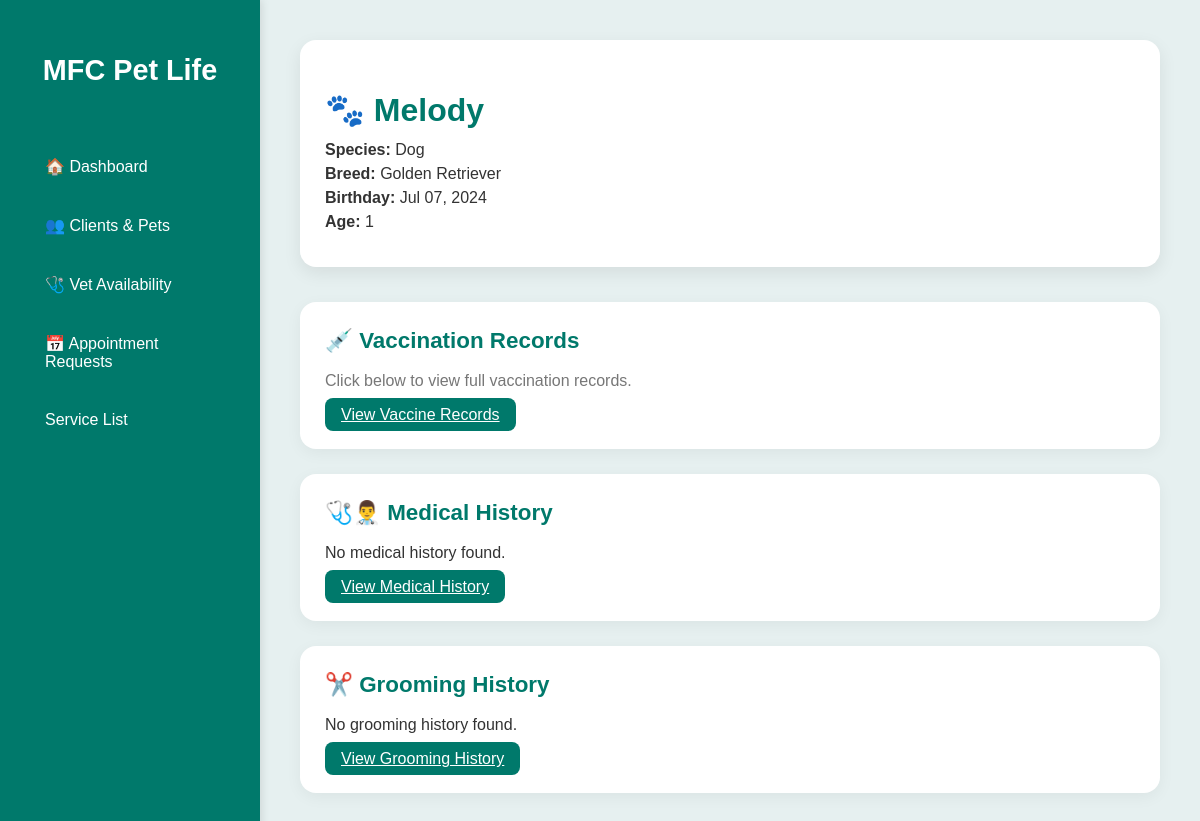
The app's page /pets/1/, older data.
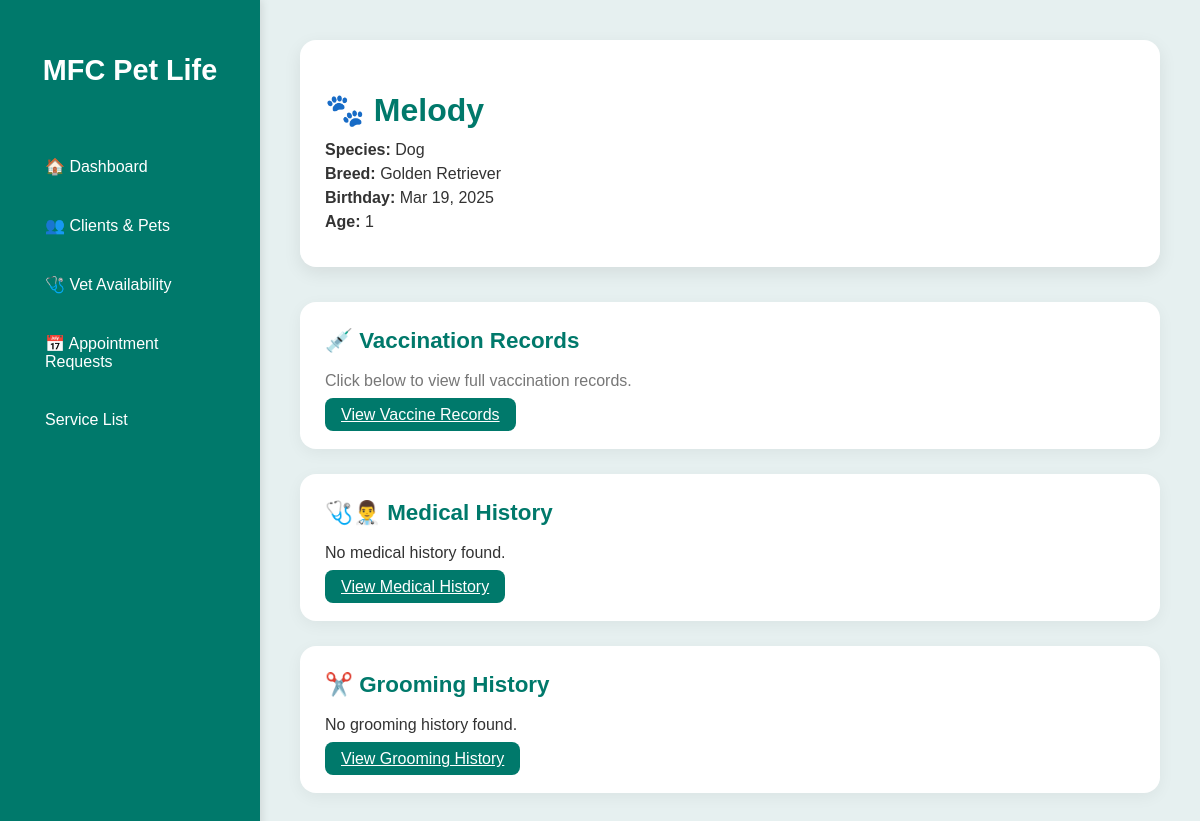
The same page, newer data.
### main/models.py (models this page shows, shortened)
class Pet(models.Model):
    owner = models.ForeignKey(User, on_delete=models.CASCADE)
    name = models.CharField(max_length=100)
    species = models.CharField(max_length=50)
    breed = models.CharField(max_length=100, blank=True, null=True)
    gender = models.CharField(max_length=10)
    color = models.CharField(max_length=50, blank=True, null=True)
    birthday = models.DateField(blank=True, null=True)
    age = models.PositiveIntegerField(default=0)
    weight = models.DecimalField(max_digits=5, decimal_places=2, blank=True, null=True)
    image = models.ImageField(upload_to='pets/', blank=True, null=True)
    is_active = models.BooleanField(default=True)  # Soft-delete flag
    def calculate_age(self):
        if self.birthday:
            today = date.today()
            years = today.year - self.birthday.year
            if (today.month, today.day) < (self.birthday.month, self.birthday.day):
                years -= 1
            return years
        return self.age

### main/views.py (the view, shortened to what this page needs)
# urls.py: path('pets/<int:pet_id>/', views.pet_detail_admin, name='pet_detail_admin'),
def pet_detail_admin(request, pet_id):
    pet = get_object_or_404(Pet, id=pet_id)
    vaccinations = pet.vaccine_records.all()  # matches related_name in Vaccine
    appointments = pet.appointments.all()     # matches related_name in Appointment
    return render(request, 'admin/pet_detail_admin.html', {
        'pet': pet,
        'vaccinations': vaccinations,
        'appointments': appointments
    })

### main/templates/admin/pet_detail_admin.html (shortened to what this page needs)
{% load static %}
<!DOCTYPE html>
<html lang="en">
<head>
<link rel="stylesheet" href="{% static 'css/admin/pet_detail_admin.css' %}">
</head>
<body>
<div class="sidebar">
    <h2>MFC Pet Life</h2>
    <a href="{% url 'admin_dashboard' %}" class="active">🏠 Dashboard</a>
            <a href="{% url 'clients_pets' %}" class="active" >👥 Clients & Pets</a>
            <a href="{% url 'vet_availability_admin' %}" class="active">🩺 Vet Availability</a>
            <a href="{% url 'appointment_requests' %}" class="active"> 📅 Appointment Requests</a>
            <a href="{% url 'service_list' %}" class="active">Service List</a>
        </div>
<div class="main-content">
    <div class="pet-card">
        <h1>🐾 {{ pet.name|default:"No Name" }}</h1>
        <p><strong>Species:</strong> {{ pet.species|default:"-" }}</p>
        <p><strong>Breed:</strong> {{ pet.breed|default:"-" }}</p>
        <p><strong>Birthday:</strong> {{ pet.birthday|date:"M d, Y"|default:"-" }}</p>
        <p><strong>Age:</strong> {{ pet.calculate_age|default:"-" }}</p>
    </div>
    <div class="records-section">
        <div class="record-box">
            <h2>💉 Vaccination Records</h2>
            <p style="color:#777;">Click below to view full vaccination records.</p>
            <a href="{% url 'vaccine_records_admin' pet.id %}" class="btn">View Vaccine Records</a>
        </div>
<div class="record-box">
    <h2>🩺👨‍⚕️ Medical History</h2>
    {% if checkups or consultations %}
        {% for c in checkups %}
        <div class="record-card">
            <p><strong>Date:</strong> {{ c.date|date:"M d, Y" }}</p>
            <p><strong>Weight:</strong> {{ c.weight|default:"N/A" }} kg</p>
            <p><strong>Findings:</strong> {{ c.findings|default:"No notes" }}</p>
            <p><strong>Vet:</strong> {{ c.vet.username|default:"N/A" }}</p>
            <div class="record-actions">
                <a href="#" class="btn btn-view">🔍 View Details</a>
            </div>
        </div>
        {% endfor %}
        {% for con in consultations %}
        <div class="record-card">
            <p><strong>Date:</strong> {{ con.date|date:"M d, Y" }}</p>
            <p><strong>Concern:</strong> {{ con.concern|default:"N/A" }}</p>
            <p><strong>Notes:</strong> {{ con.notes|default:"No notes" }}</p>
            <p><strong>Vet:</strong> {{ con.vet.username|default:"N/A" }}</p>
            <div class="record-actions">
                <a href="#" class="btn btn-view">🔍 View Details</a>
            </div>
        </div>
        {% endfor %}
    {% else %}
        <p>No medical history found.</p>
    {% endif %}
     <a href="{% url 'medical_history' pet.id %}" class="btn">View Medical History</a>
</div>
        <div class="record-box">
            <h2>✂️ Grooming History</h2>
            {% if grooming %}
                {% for g in grooming %}
                <div class="record-card">
                    <p><strong>Date:</strong> {{ g.date|date:"M d, Y" }}</p>
                    <p><strong>Service:</strong> {{ g.service_type }}</p>
                    <p><strong>Notes:</strong> {{ g.notes|default:"No notes" }}</p>
                    <p><strong>Groomer:</strong> {{ g.staff.username }}</p>
                    <div class="record-actions">
                        <a href="{% url 'edit_grooming' g.id %}" class="btn">✏ Edit</a>
                        <a href="{% url 'delete_grooming' g.id %}" class="btn" onclick="return confirm('Delete this grooming record?');">🗑 Delete</a>
                    </div>
                </div>
                {% endfor %}
            {% else %}
                <p>No grooming history found.</p>
            {% endif %}
            <a href="{% url 'view_grooming' pet.id %}" class="btn">View Grooming History</a>
        </div>
    </div>
</div>
</body>
</html>

Row changes from the older to the newer data that the page shows:
changed Pet "Melody": birthday "Jul 07, 2024" → "Mar 19, 2025"
